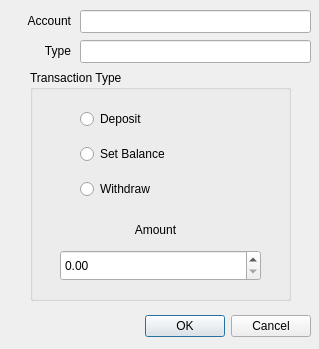
<?xml version="1.0" encoding="UTF-8"?>
<ui version="4.0">
 <class>BalEditor</class>
 <widget class="QDialog" name="BalEditor">
  <property name="geometry">
   <rect>
    <x>0</x>
    <y>0</y>
    <width>319</width>
    <height>349</height>
   </rect>
  </property>
  <property name="windowTitle">
   <string>New Transaction</string>
  </property>
  <widget class="QDialogButtonBox" name="buttonBox">
   <property name="geometry">
    <rect>
     <x>-30</x>
     <y>310</y>
     <width>341</width>
     <height>32</height>
    </rect>
   </property>
   <property name="orientation">
    <enum>Qt::Orientation::Horizontal</enum>
   </property>
   <property name="standardButtons">
    <set>QDialogButtonBox::StandardButton::Cancel|QDialogButtonBox::StandardButton::Ok</set>
   </property>
  </widget>
  <widget class="QLineEdit" name="t_accountname">
   <property name="geometry">
    <rect>
     <x>80</x>
     <y>10</y>
     <width>231</width>
     <height>23</height>
    </rect>
   </property>
   <property name="readOnly">
    <bool>true</bool>
   </property>
  </widget>
  <widget class="QLabel" name="label">
   <property name="geometry">
    <rect>
     <x>10</x>
     <y>10</y>
     <width>61</width>
     <height>21</height>
    </rect>
   </property>
   <property name="text">
    <string>Account</string>
   </property>
   <property name="alignment">
    <set>Qt::AlignmentFlag::AlignRight|Qt::AlignmentFlag::AlignTrailing|Qt::AlignmentFlag::AlignVCenter</set>
   </property>
  </widget>
  <widget class="QLineEdit" name="t_accounttype">
   <property name="geometry">
    <rect>
     <x>80</x>
     <y>40</y>
     <width>231</width>
     <height>23</height>
    </rect>
   </property>
   <property name="readOnly">
    <bool>true</bool>
   </property>
  </widget>
  <widget class="QLabel" name="label_2">
   <property name="geometry">
    <rect>
     <x>10</x>
     <y>40</y>
     <width>61</width>
     <height>21</height>
    </rect>
   </property>
   <property name="text">
    <string>Type</string>
   </property>
   <property name="alignment">
    <set>Qt::AlignmentFlag::AlignRight|Qt::AlignmentFlag::AlignTrailing|Qt::AlignmentFlag::AlignVCenter</set>
   </property>
  </widget>
  <widget class="QGroupBox" name="groupBox">
   <property name="geometry">
    <rect>
     <x>30</x>
     <y>70</y>
     <width>261</width>
     <height>231</height>
    </rect>
   </property>
   <property name="title">
    <string>Transaction Type</string>
   </property>
   <widget class="QDoubleSpinBox" name="box_amount">
    <property name="geometry">
     <rect>
      <x>30</x>
      <y>180</y>
      <width>201</width>
      <height>31</height>
     </rect>
    </property>
    <property name="maximum">
     <double>999999999999.000000000000000</double>
    </property>
   </widget>
   <widget class="QLabel" name="label_4">
    <property name="geometry">
     <rect>
      <x>30</x>
      <y>150</y>
      <width>191</width>
      <height>20</height>
     </rect>
    </property>
    <property name="text">
     <string>Amount</string>
    </property>
    <property name="alignment">
     <set>Qt::AlignmentFlag::AlignCenter</set>
    </property>
   </widget>
   <widget class="QWidget" name="verticalLayoutWidget">
    <property name="geometry">
     <rect>
      <x>50</x>
      <y>30</y>
      <width>160</width>
      <height>111</height>
     </rect>
    </property>
    <layout class="QVBoxLayout" name="verticalLayout">
     <item>
      <widget class="QRadioButton" name="rb_deposit">
       <property name="text">
        <string>Deposit</string>
       </property>
      </widget>
     </item>
     <item>
      <widget class="QRadioButton" name="rb_set">
       <property name="text">
        <string>Set Balance</string>
       </property>
      </widget>
     </item>
     <item>
      <widget class="QRadioButton" name="rb_withdraw">
       <property name="text">
        <string>Withdraw</string>
       </property>
      </widget>
     </item>
    </layout>
   </widget>
  </widget>
 </widget>
 <resources/>
 <connections>
  <connection>
   <sender>buttonBox</sender>
   <signal>accepted()</signal>
   <receiver>BalEditor</receiver>
   <slot>accept()</slot>
   <hints>
    <hint type="sourcelabel">
     <x>248</x>
     <y>254</y>
    </hint>
    <hint type="destinationlabel">
     <x>157</x>
     <y>274</y>
    </hint>
   </hints>
  </connection>
  <connection>
   <sender>buttonBox</sender>
   <signal>rejected()</signal>
   <receiver>BalEditor</receiver>
   <slot>reject()</slot>
   <hints>
    <hint type="sourcelabel">
     <x>316</x>
     <y>260</y>
    </hint>
    <hint type="destinationlabel">
     <x>286</x>
     <y>274</y>
    </hint>
   </hints>
  </connection>
 </connections>
</ui>
